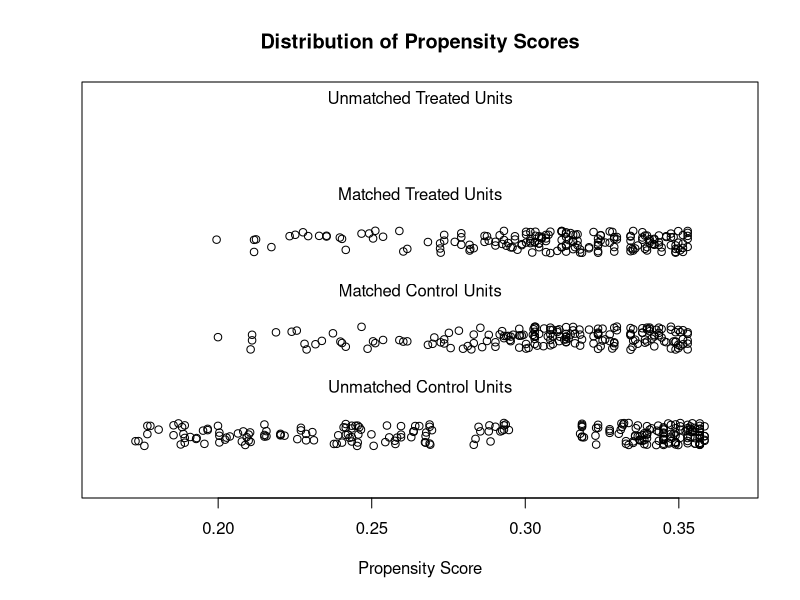

The R script that drew this image:
rm(list = ls())

##########################################################
### Matching on lalonde dataset
##########################################################
lalonde <- MatchIt::lalonde

##########################################################
### MatchIt
##########################################################
library(MatchIt)

# No matching; constructing a pre-match matchit object
m.out0 <- matchit(
  formula(treat ~ age + educ + race + 
            + married + nodegree + re74 + re75, env = lalonde),
  data = data.frame(lalonde),
  method = NULL,
  # assess balance before matching
  distance = "glm" # logistic regression
)

# Checking balance prior to matching
summary(m.out0)

# 1:1 NN PS matching w/o replacement
m.out1 <- matchit(treat ~ age + educ,
                  data = lalonde,
                  method = "nearest",
                  distance = "glm")
summary(m.out1)

# examine visually
plot(m.out1, type = "jitter", interactive = FALSE)

##########################################################
### designMatch
##########################################################


##########################################################
### MatchingFrontier
##########################################################
